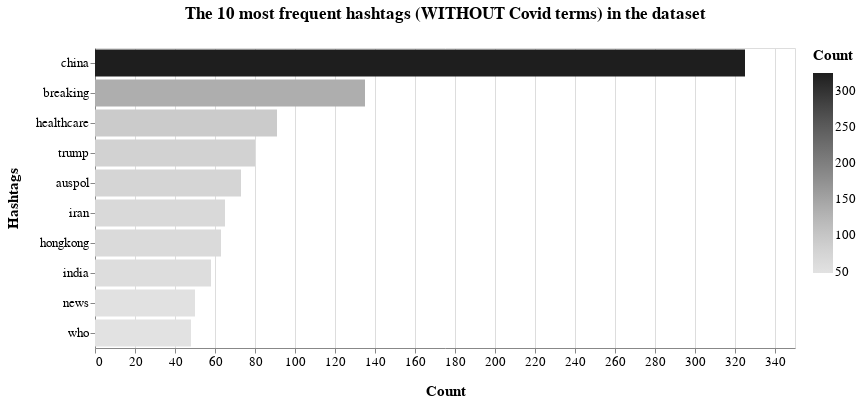

This figure's notebook cell:
### Markdown cell above
We have calculated the frequency distribution, always displayed in the form of a bar chart showing the 15 most frequent hashtags (without Covid words) within the dataset:

### Code cell
out_hashtag = dict(nltk.FreqDist(cmt_list))
#fdist_sorted_hashtag = dict(sorted(fdist_hashtag.items(), key=lambda item: item[1], reverse=True))
#out_hashtag = dict(itertools.islice(fdist_sorted_hashtag.items(), 15))

df_hashtag = pd.DataFrame.from_dict(out_hashtag, orient='index').reset_index()
df_hashtag = df_hashtag.rename(columns={'index':'Hashtags', 0:'Count'})
#alt.renderers.enable('altair_viewer',inline=True)

# range=['#defae8','#d2f8df','#79eb9f','#4ce57f','#1fdf5f','#19b24c','#138539','#0c5926']

c = alt.Chart(
    df_hashtag
).mark_bar().encode(
    x=alt.X('Count:Q'),
    y=alt.Y('Hashtags:N',sort='-x'),
    color=alt.Color('Count:Q',scale=alt.Scale(scheme="greys")),
    tooltip=[
        alt.Tooltip('Hashtags:N', title='Hashtags'),
        alt.Tooltip('Count:Q', title='Tweet count')
    ]
).transform_window(
    rank='rank(Count)',
    sort=[alt.SortField('Count', order='descending')]
).transform_filter(
    (alt.datum.rank <= 10)
).properties(
    width=700,
    height=300,
    title = "The 10 most frequent hashtags (WITHOUT Covid terms) in the dataset"
).configure_title(
    fontSize=17,
    offset=25
).configure_axis(
    labelFontSize=13,
    titleFontSize=15,
    titlePadding=15
).configure_legend(
    gradientThickness=20,
    titleFontSize=15,
    labelFontSize=13,
    titlePadding=10
)

c

### Figure 1 — Vega-Lite specification as saved in the notebook (floating-point values rounded to 4 significant figures; data arrays with more than 128 entries replaced by an {"elided": "..."} marker saying what was removed)
{"config": {"view": {"continuousWidth": 400, "continuousHeight": 300}, "axis": {"labelFontSize": 13, "titleFontSize": 15, "titlePadding": 15}, "legend": {"gradientThickness": 20, "labelFontSize": 13, "titleFontSize": 15, "titlePadding": 10}, "title": {"fontSize": 17, "offset": 25}}, "data": {"name": "data-b89dfa41a318a7bd32a710df9033bf9c"}, "mark": "bar", "encoding": {"color": {"type": "quantitative", "field": "Count", "scale": {"scheme": "greys"}}, "tooltip": [{"type": "nominal", "field": "Hashtags", "title": "Hashtags"}, {"type": "quantitative", "field": "Count", "title": "Tweet count"}], "x": {"type": "quantitative", "field": "Count"}, "y": {"type": "nominal", "field": "Hashtags", "sort": "-x"}}, "height": 300, "title": "The 10 most frequent hashtags (WITHOUT Covid terms) in the dataset", "transform": [{"window": [{"op": "rank", "field": "Count", "as": "rank"}], "sort": [{"field": "Count", "order": "descending"}]}, {"filter": "(datum.rank <= 10)"}], "width": 700, "$schema": "https://vega.github.io/schema/vega-lite/v4.8.1.json", "datasets": {"data-b89dfa41a318a7bd32a710df9033bf9c": {"elided": "19410 records"}}}
